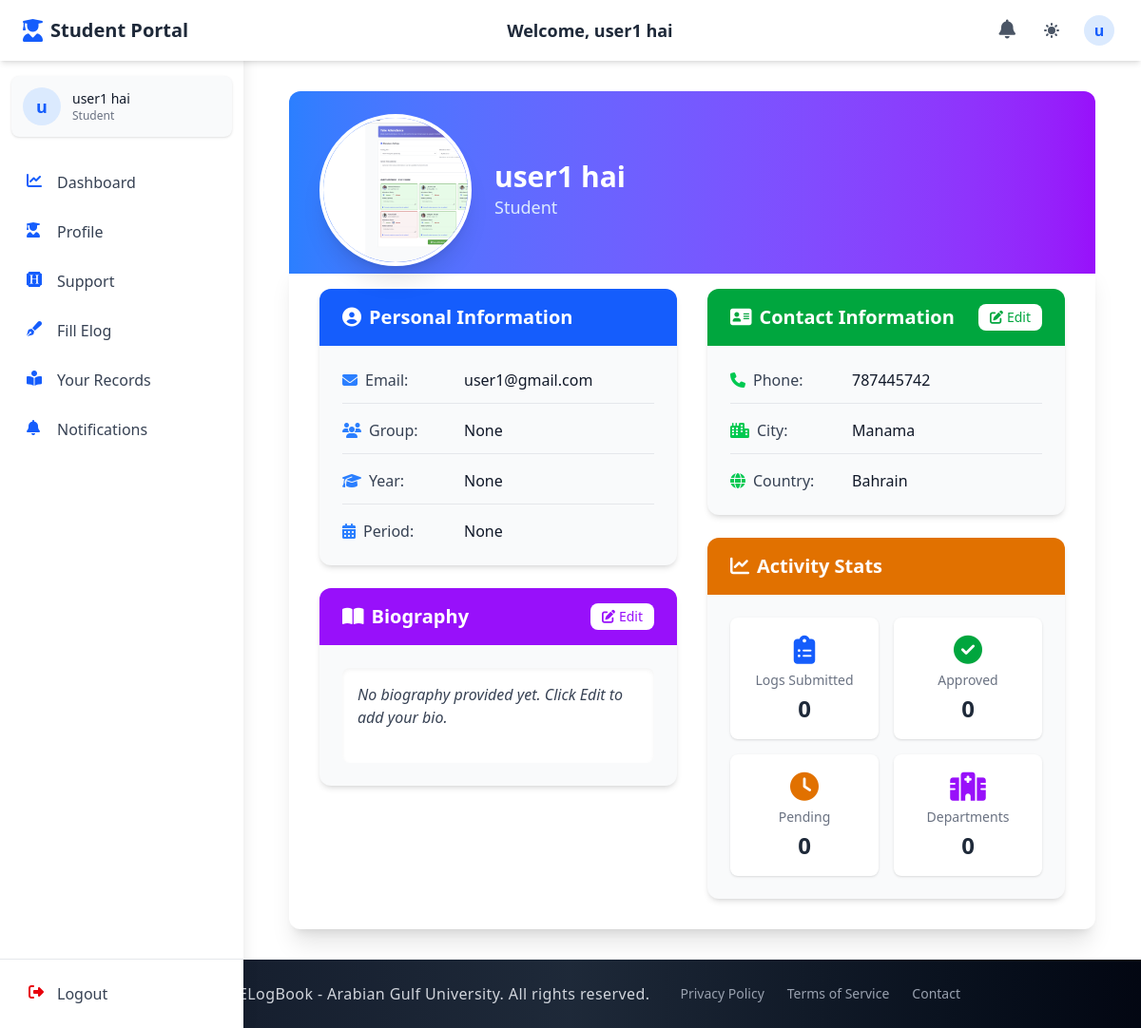
The page /student_section/student_profile/ (signed in) on the database its author committed.
### accounts/models.py (models this page shows, shortened)
class CustomUser(AbstractUser):
    email = models.EmailField(unique=True)
    first_name = models.CharField(max_length=150, blank=True)
    last_name = models.CharField(max_length=150, blank=True)
    profile_photo = models.ImageField(
        upload_to="profiles/", blank=True, null=True, default="profiles/default.jpg"
    )
    city = models.CharField(max_length=100, blank=True)
    country = models.CharField(max_length=100, blank=True)
    phone_no = models.CharField(max_length=20, blank=True)
    bio = models.TextField(blank=True)
    speciality = models.CharField(max_length=100, blank=True)
    ROLE_CHOICES = (
        ("student", "Student"),
        ("doctor", "Doctor"),
        ("staff", "Staff"),
        ("admin", "Admin"),
    )
    ROLE_CHOICES = (
        ("defaultuser", "Default User"),
        ("student", "Student"),
        ("doctor", "Doctor"),
        ("staff", "Staff"),
        ("admin", "Admin"),
        ("pending", "Pending"),
    )
    role = models.CharField(max_length=15, choices=ROLE_CHOICES, default="defaultuser")
    groups = models.ManyToManyField(
        "auth.Group", related_name="customuser_groups", blank=True
    )
    user_permissions = models.ManyToManyField(
        "auth.Permission", related_name="customuser_permissions", blank=True
    )
    USERNAME_FIELD = "email"
    REQUIRED_FIELDS = ["username"]

### student_section/views.py (the view, shortened to what this page needs)
# urls.py: path("student_profile/", views.student_profile, name="student_profile"),
@login_required
def student_profile(request):
    user = request.user
    profile_photo = user.profile_photo.url if user.profile_photo else "/media/profiles/default.jpg"
    try:
        student = Student.objects.select_related(
            "group", "group__log_year", "group__log_year_section"
        ).get(user=user)
    except Student.DoesNotExist:
        student = None
    group_info = None
    log_year = None
    log_year_section = None
    group_full_info = None
    if student and student.group:
        group = student.group
        group_info = group.group_name
        log_year = group.log_year.year_name if group.log_year else None
        log_year_section = group.log_year_section.year_section_name if group.log_year_section else None
        group_full_info = str(group)
    logs_count = 0
    approved_count = 0
    pending_count = 0
    departments_count = 0
    data = {
        "profile_photo": profile_photo,
        "full_name": f"{user.first_name} {user.last_name}",
        "user_email": user.email,
        "user_phone": user.phone_no or "",
        "user_city": user.city or "",
        "user_country": user.country or "",
        "user_bio": user.bio or "",
        "group_name": group_info,
        "log_year": log_year,
        "log_year_section": log_year_section,
        "group_full_info": group_full_info,
        "logs_count": logs_count,
        "approved_count": approved_count,
        "pending_count": pending_count,
        "departments_count": departments_count,
    }
    return render(request, "student_profile.html", data)

### student_section/templates/student_profile.html (shortened to what this page needs)
{% extends 'base.html' %}
{% block navbar %}
  {% include './components/student_auth_navbar.html' %}
{% endblock %}
{% block content %}
  <div class="container mx-auto px-4 py-8">
    <div class="relative mb-8">
      <div class="absolute inset-0 bg-gradient-to-r from-blue-500 to-purple-600 h-48 rounded-t-xl"></div>
      <div class="relative pt-6 px-8">
        <div class="flex flex-col md:flex-row items-center">
          <div class="relative z-10 mb-4 md:mb-0">
            <div class="relative group">
              <div class="w-32 h-32 md:w-40 md:h-40 rounded-full border-4 border-white dark:border-gray-800 overflow-hidden shadow-xl">
              </div>
            </div>
          </div>
          <div class="md:ml-6 text-center md:text-left">
            <h1 class="text-3xl font-bold text-white">{{ full_name }}</h1>
            <p class="text-blue-100 text-lg">Student</p>
          </div>
        </div>
      </div>
    </div>
    <div class="bg-white dark:bg-gray-800 rounded-xl shadow-xl p-6 md:p-8 transition-all duration-300 hover:shadow-2xl -mt-10">
      <div class="grid md:grid-cols-2 gap-8">
        <div class="space-y-6">
          <div class="bg-gray-50 dark:bg-gray-700 rounded-xl shadow-md overflow-hidden transition-all duration-300 hover:shadow-lg">
            <div class="bg-blue-600 dark:bg-blue-800 px-6 py-4">
              <h2 class="text-xl font-semibold text-white flex items-center">
                <i class="fas fa-user-circle mr-2"></i> Personal Information
              </h2>
            </div>
            <div class="p-6">
              <div class="space-y-4">
                <div class="flex items-center border-b border-gray-200 dark:border-gray-600 pb-3">
                  <span class="font-medium w-32 text-gray-700 dark:text-gray-300 flex items-center">
                    <i class="fas fa-envelope text-blue-500 mr-2"></i> Email:
                  </span>
                  <span class="dark:text-white">{{ user_email }}</span>
                </div>
                <div class="flex items-center border-b border-gray-200 dark:border-gray-600 pb-3">
                  <span class="font-medium w-32 text-gray-700 dark:text-gray-300 flex items-center">
                    <i class="fas fa-users text-blue-500 mr-2"></i> Group:
                  </span>
                  <span class="dark:text-white">{{ group_name }}</span>
                </div>
                <div class="flex items-center border-b border-gray-200 dark:border-gray-600 pb-3">
                  <span class="font-medium w-32 text-gray-700 dark:text-gray-300 flex items-center">
                    <i class="fas fa-graduation-cap text-blue-500 mr-2"></i> Year:
                  </span>
                  <span class="dark:text-white">{{ log_year }}</span>
                </div>
                <div class="flex items-center">
                  <span class="font-medium w-32 text-gray-700 dark:text-gray-300 flex items-center">
                    <i class="fas fa-calendar-alt text-blue-500 mr-2"></i> Period:
                  </span>
                  <span class="dark:text-white">{{ log_year_section }}</span>
                </div>
              </div>
            </div>
          </div>
          <div class="bg-gray-50 dark:bg-gray-700 rounded-xl shadow-md overflow-hidden transition-all duration-300 hover:shadow-lg">
            <div class="bg-purple-600 dark:bg-purple-800 px-6 py-4 flex justify-between items-center">
              <h2 class="text-xl font-semibold text-white flex items-center">
                <i class="fas fa-book-open mr-2"></i> Biography
              </h2>
              <button id="openModalBio" class="px-3 py-1 bg-white text-purple-600 rounded-lg hover:bg-gray-100 transition-colors duration-200 flex items-center text-sm font-medium">
                <i class="fas fa-edit mr-1"></i> Edit
              </button>
            </div>
            <div class="p-6">
              <div class="bg-white dark:bg-gray-800 rounded-lg p-4 shadow-inner min-h-[100px]">
                <p class="italic text-gray-700 dark:text-gray-300 biography-text">
                  {{ user_bio|default:"No biography provided yet. Click Edit to add your bio." }}
                </p>
              </div>
            </div>
          </div>
        </div>
        <div class="space-y-6">
          <div class="bg-gray-50 dark:bg-gray-700 rounded-xl shadow-md overflow-hidden transition-all duration-300 hover:shadow-lg">
            <div class="bg-green-600 dark:bg-green-800 px-6 py-4 flex justify-between items-center">
              <h2 class="text-xl font-semibold text-white flex items-center">
                <i class="fas fa-address-card mr-2"></i> Contact Information
              </h2>
              <button id="openModal" class="px-3 py-1 bg-white text-green-600 rounded-lg hover:bg-gray-100 transition-colors duration-200 flex items-center text-sm font-medium">
                <i class="fas fa-edit mr-1"></i> Edit
              </button>
            </div>
            <div class="p-6">
              <div class="space-y-4">
                <div class="flex items-center border-b border-gray-200 dark:border-gray-600 pb-3">
                  <span class="font-medium w-32 text-gray-700 dark:text-gray-300 flex items-center">
                    <i class="fas fa-phone text-green-500 mr-2"></i> Phone:
                  </span>
                  <span id="phone-text" class="dark:text-white">{{ user_phone|default:"Not provided" }}</span>
                </div>
                <div class="flex items-center border-b border-gray-200 dark:border-gray-600 pb-3">
                  <span class="font-medium w-32 text-gray-700 dark:text-gray-300 flex items-center">
                    <i class="fas fa-city text-green-500 mr-2"></i> City:
                  </span>
                  <span id="city-text" class="dark:text-white">{{ user_city|default:"Not provided" }}</span>
                </div>
                <div class="flex items-center">
                  <span class="font-medium w-32 text-gray-700 dark:text-gray-300 flex items-center">
                    <i class="fas fa-globe text-green-500 mr-2"></i> Country:
                  </span>
                  <span id="country-text" class="dark:text-white">{{ user_country|default:"Not provided" }}</span>
                </div>
              </div>
            </div>
          </div>
          <div class="bg-gray-50 dark:bg-gray-700 rounded-xl shadow-md overflow-hidden transition-all duration-300 hover:shadow-lg">
            <div class="bg-amber-600 dark:bg-amber-800 px-6 py-4">
              <h2 class="text-xl font-semibold text-white flex items-center">
                <i class="fas fa-chart-line mr-2"></i> Activity Stats
              </h2>
            </div>
            <div class="p-6">
              <div class="grid grid-cols-2 gap-4">
                <div class="bg-white dark:bg-gray-800 rounded-lg p-4 text-center shadow-sm">
                  <div class="text-3xl font-bold text-blue-600 dark:text-blue-400">
                    <i class="fas fa-clipboard-list"></i>
                  </div>
                  <p class="text-gray-500 dark:text-gray-400 text-sm mt-1">Logs Submitted</p>
                  <p class="text-2xl font-bold text-gray-800 dark:text-white mt-1">{{ logs_count|default:"0" }}</p>
                </div>
                <div class="bg-white dark:bg-gray-800 rounded-lg p-4 text-center shadow-sm">
                  <div class="text-3xl font-bold text-green-600 dark:text-green-400">
                    <i class="fas fa-check-circle"></i>
                  </div>
                  <p class="text-gray-500 dark:text-gray-400 text-sm mt-1">Approved</p>
                  <p class="text-2xl font-bold text-gray-800 dark:text-white mt-1">{{ approved_count|default:"0" }}</p>
                </div>
                <div class="bg-white dark:bg-gray-800 rounded-lg p-4 text-center shadow-sm">
                  <div class="text-3xl font-bold text-amber-600 dark:text-amber-400">
                    <i class="fas fa-clock"></i>
                  </div>
                  <p class="text-gray-500 dark:text-gray-400 text-sm mt-1">Pending</p>
                  <p class="text-2xl font-bold text-gray-800 dark:text-white mt-1">{{ pending_count|default:"0" }}</p>
                </div>
                <div class="bg-white dark:bg-gray-800 rounded-lg p-4 text-center shadow-sm">
                  <div class="text-3xl font-bold text-purple-600 dark:text-purple-400">
                    <i class="fas fa-hospital"></i>
                  </div>
                  <p class="text-gray-500 dark:text-gray-400 text-sm mt-1">Departments</p>
                  <p class="text-2xl font-bold text-gray-800 dark:text-white mt-1">{{ departments_count|default:"0" }}</p>
                </div>
              </div>
            </div>
          </div>
        </div>
      </div>
    </div>
  </div>
{% endblock %}

### templates/components/auth_navbar_base.html (shortened to what this page needs)
<header class="bg-white dark:bg-gray-800 shadow-md fixed top-0 left-0 right-0 z-40 h-16 transition-all duration-300">
  <div class="flex items-center justify-between h-full px-4 md:px-6 max-w-7xl mx-auto">
    <div class="flex items-center space-x-3">
      <a href="{% block home_url %}{% endblock %}" class="flex items-center">
        <i class="{% block header_icon %}fas fa-book-medical{% endblock %} text-blue-600 dark:text-blue-400 text-2xl mr-2"></i>
        <span class="font-bold text-xl text-gray-800 dark:text-white hidden sm:inline">{% block portal_name %}ElogBook Portal{% endblock %}</span>
      </a>
    </div>
    <div class="hidden md:block text-center">
      <h1 class="text-lg font-semibold text-gray-800 dark:text-white">
        Welcome, {% block user_title %}{% endblock %} {{ request.session.first_name }} {{ request.session.last_name }}
      </h1>
    </div>
    <div class="flex items-center space-x-3">
      <div class="relative">
        <a href="{% block notifications_url %}#{% endblock %}" class="p-2 text-gray-600 dark:text-gray-300 hover:bg-gray-100 dark:hover:bg-gray-700 rounded-full transition-colors duration-200" aria-label="Notifications">
          <i class="fas fa-bell text-xl"></i>
        </a>
      </div>
      <button id="theme-toggle" aria-label="Toggle dark mode" class="p-2 text-gray-600 dark:text-gray-300 hover:bg-gray-100 dark:hover:bg-gray-700 rounded-full transition-colors duration-200 focus:outline-none focus:ring-2 focus:ring-blue-500">
      </button>
      <div class="relative" x-data="{open: false}">
        <button @click="open = !open" id="user-menu-button" class="flex items-center text-gray-600 dark:text-gray-300 hover:bg-gray-100 dark:hover:bg-gray-700 rounded-full p-1 focus:outline-none focus:ring-2 focus:ring-blue-500">
          <div class="h-8 w-8 rounded-full bg-blue-100 dark:bg-blue-900 flex items-center justify-center text-blue-600 dark:text-blue-300 font-semibold">
            {{ request.session.first_name|slice:"0:1" }}
          </div>
        </button>
      </div>
    </div>
  </div>
</header>
<aside id="sidebar" class="fixed inset-y-0 left-0 z-30 w-64 pt-16 bg-white dark:bg-gray-800 shadow-lg transform -translate-x-full transition-transform duration-300 ease-in-out md:translate-x-0 overflow-hidden">
  <div class="h-full flex flex-col">
    <div class="flex-1 px-3 py-4 overflow-y-auto">
      <div class="flex items-center p-3 mb-6 rounded-lg bg-gray-50 dark:bg-gray-700 shadow-sm">
        <div class="flex-shrink-0">
          <div class="h-10 w-10 rounded-full bg-blue-100 dark:bg-blue-900 flex items-center justify-center text-blue-600 dark:text-blue-300 font-semibold text-lg">
            {{ request.session.first_name|slice:"0:1" }}
          </div>
        </div>
        <div class="ml-3 overflow-hidden">
        <p class="text-sm font-medium text-gray-900 dark:text-white truncate">{{ request.session.first_name }} {{ request.session.last_name }}</p>
        <p class="text-xs text-gray-500 dark:text-gray-400 truncate">{% block user_role %}User{% endblock %}</p>
      </div>
    </div>
      <nav class="space-y-1">
        {% block sidebar_menu %}{% endblock %}
      </nav>
    </div>
    <div class="px-3 py-3 border-t border-gray-200 dark:border-gray-700">
      <form method="POST" action="{% block logout_url_bottom %}#{% endblock %}" class="w-full">
        <button type="submit" class="flex w-full items-center px-4 py-3 text-gray-700 dark:text-gray-300 rounded-lg hover:bg-gray-100 dark:hover:bg-gray-700 group transition-colors duration-200">
          <i class="fas fa-sign-out-alt w-5 h-5 text-red-600 dark:text-red-400"></i>
          <span class="ml-3 font-medium">Logout</span>
        </button>
      </form>
    </div>
  </div>
</aside>
<div id="content-wrapper" class="pt-16 md:pl-64 min-h-screen transition-all duration-300">
</div>

### rows shown on the page
CustomUser: session.first_name "user1", session.last_name "hai", session.first_name "u", email "user1@gmail.com", phone_no "787445742", city "Manama", country "Bahrain"

### other values the page prints
{{ full_name }} "user1 hai"
{{ group_name }} "None"
{{ log_year }} "None"
{{ log_year_section }} "None"
{{ logs_count|default:"0" }} "0"
{{ approved_count|default:"0" }} "0"
{{ pending_count|default:"0" }} "0"
{{ departments_count|default:"0" }} "0"
